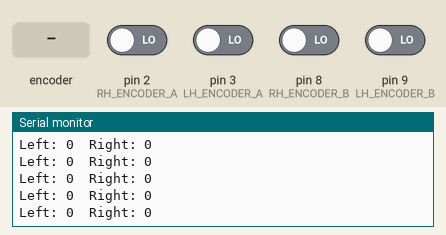
Bench run of a sketch on a simulated Arduino Uno, built with avr-gcc and run on an emulated ATmega328P. On the bench: the last lines printed to the serial monitor. The inputs (shaded band) are chosen by the test bench; at power-on: pin 2 (RH_ENCODER_A), pin 3 (LH_ENCODER_A), pin 8 (RH_ENCODER_B), pin 9 (LH_ENCODER_B) LOW.

Above: at 1.2 s.
1.3 s: rotary encoder on pin 2 (RH_ENCODER_A) / pin 8 (RH_ENCODER_B) turned 1 step (first pin leading)
At 2.3 s:
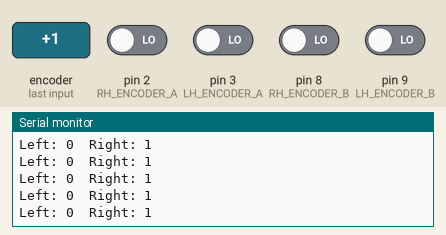
3.0 s: rotary encoder on pin 2 (RH_ENCODER_A) / pin 8 (RH_ENCODER_B) turned 2 steps (second pin leading)
At 3.5 s:
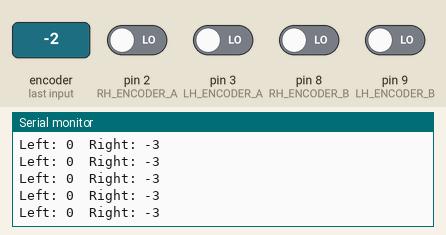
6.4 s: rotary encoder on pin 2 (RH_ENCODER_A) / pin 8 (RH_ENCODER_B) turned 3 steps (first pin leading)
At 7.5 s:
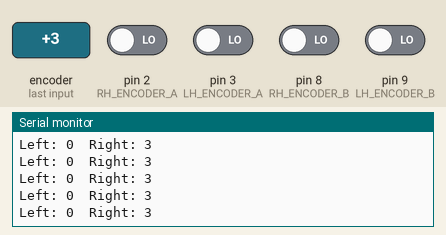
10.0 s: pin 3 (LH_ENCODER_A) driven HIGH
At 10.7 s:
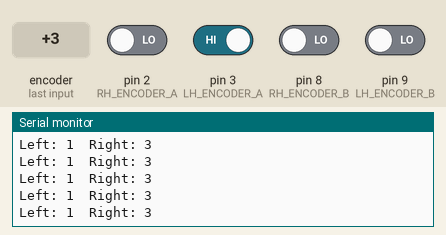
13.0 s: rotary encoder on pin 2 (RH_ENCODER_A) / pin 8 (RH_ENCODER_B) turned 2 steps (second pin leading)
At 13.9 s:
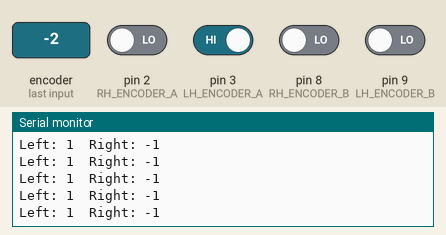
16.4 s: pin 3 (LH_ENCODER_A) driven LOW
At 16.9 s:
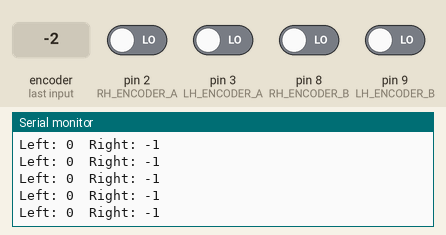
Timing chart, 0 to 18.9 s (numbered marks = the images above; inputs shaded):
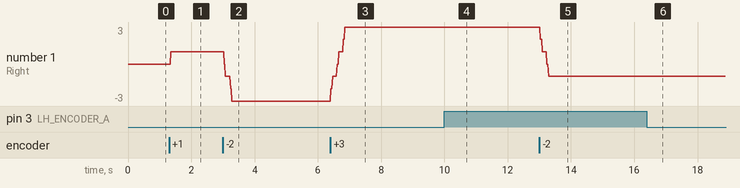

Measured:
- after the input at 1.3 s, the serial monitor: prints a new line after 0.06 s (image 1)
- after the input at 3.0 s, the serial monitor: prints a new line after 0.08 s (image 2)
- after the input at 6.4 s, the serial monitor: prints a new line at once (image 3)
- after the input at 10.0 s, the serial monitor: prints a new line at once (image 4)
- after the input at 13.0 s, the serial monitor: prints a new line at once (image 5)
- after the input at 16.4 s, the serial monitor: prints a new line at once (image 6)
- plotted number 1: 0 → 1 after the input at 1.3 s, 1 → -3 after the input at 3.0 s, -3 → 3 after the input at 6.4 s, 3 → -1 after the input at 13.0 s

The sketch:

encoders_test.ino
```cpp
#include "encoders.h"

void setup()
{
  set_encoders_input();
  Serial.begin(9600);
}

void loop()
{
	Serial.print("Left: ");
	Serial.print(left_count());
	Serial.print("\tRight: ");
	Serial.println(right_count());
	delay(20);
}
```

encoders.cpp
```cpp
#include <Arduino.h>

#define RH_ENCODER_A 2
#define RH_ENCODER_B 8
#define LH_ENCODER_A 3
#define LH_ENCODER_B 9

volatile  long rightCount = 0;
volatile  long leftCount = 0;


void leftEncoderEvent(){
  if(digitalRead(LH_ENCODER_A) == HIGH){
    if(digitalRead(LH_ENCODER_B) == LOW){
      leftCount++;
    }else{
      leftCount--;
    }
  }
  else{
    if(digitalRead(LH_ENCODER_B) == LOW){
      leftCount--;
    }else{
      leftCount++;
    }
  }
}

void rightEncoderEvent(){
  if(digitalRead(RH_ENCODER_A) == HIGH){
    if(digitalRead(RH_ENCODER_B) == LOW){
      rightCount++;
    }else{
      rightCount--;
    }
  }

  else{
    if(digitalRead(RH_ENCODER_B) == LOW){
      rightCount--;
    }else{
      rightCount++;
    }
  }
}


volatile long left_count(){
	return leftCount;
}
volatile long right_count(){
	return rightCount;
}

void set_encoders_input(){
	pinMode(RH_ENCODER_A, INPUT);
	pinMode(RH_ENCODER_B, INPUT);
	pinMode(LH_ENCODER_A, INPUT);
	pinMode(LH_ENCODER_B, INPUT);

	attachInterrupt(0, rightEncoderEvent, CHANGE);
	attachInterrupt(1, leftEncoderEvent, CHANGE);
}
```

encoders.h
```cpp
void set_encoders_input();
void leftEncoderEvent();
void rightEncoderEvent();
volatile long left_count();
volatile long right_count();
```
